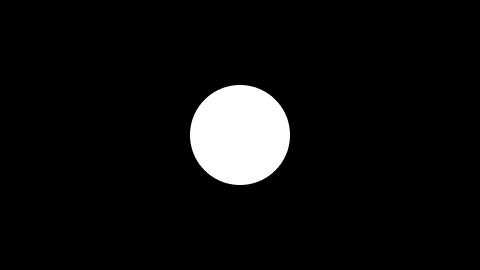
#> input picture masks/bass.png, 480 x 270 px, found by its file name
$ python dep_colour_mask.py
#> lines starting #> are read from the running program, lines starting #| are printed output that depends on the picture; after the words box and inside, x2 and y2 are one past the last pixel; in counts of white or black regions, pixels touching at a corner belong together
### deprecated/utils.py
from wave import open as open_wave

import numpy as np
import pyaudio


# [5 lines left out: function normalize, not called in this run]


class AudioStream:
    '''
    Context manager to handle the overhead for loading audio files.
    '''

    def __init__(self, filename):
        self.filename = filename
        self.audio_file = None
        self.py_audio = None
        self.stream = None

    def __enter__(self):
        self.audio_file = open_wave(self.filename, 'rb')
        self.py_audio = pyaudio.PyAudio()

        self.stream = self.py_audio.open(
            format=self.py_audio.get_format_from_width(self.audio_file.getsampwidth()),
            channels=self.audio_file.getnchannels(),
            rate=self.audio_file.getframerate(),
            output=True
        )

        return self.audio_file, self.stream

    def __exit__(self, exc_type, exc_value, exc_traceback):
        self.stream.close()
        self.py_audio.terminate()

### deprecated/dep_colour_mask.py
from utils import AudioStream, normalize
from math import ceil
from numpy import abs, frombuffer
from numpy.fft import fft as FFT
from os.path import isdir, join

import cv2
import numpy as np


class ColourMask:
    def __init__(self, no_bins, no_chunks, filename, masks_dir, outlines=False):
        self.no_bins = no_bins
        self.no_chunks = no_chunks
        self.filename = filename
        (
            self.bass_mask,
            self.bass_mask_gray,
            self.mid_mask,
            self.mid_mask_gray,
            self.umid_mask,
            self.umid_mask_gray,
            self.treb_mask,
            self.treb_mask_gray
        ) = self.get_masks(masks_dir)
        self.bass_shape = self.bass_mask_gray.shape

        self.disp_arr = self.get_display_arr()

        self.bass_inc = ceil(0.0125*no_bins)
        self.mid_inc = ceil(0.0095*no_bins)
        self.umid_inc = ceil(0.0875*no_bins)
        self.treb_inc = ceil(0.8*no_bins)

        # INDEXING
        # Bass
        self.random_b_idx = self.get_random_indices(self.bass_mask_gray, self.bass_inc)
        # Midrange
        self.random_m_idx = self.get_random_indices(self.mid_mask_gray, self.mid_inc)
        # Upper midrange
        self.random_um_idx = self.get_random_indices(self.umid_mask_gray, self.umid_inc)
        # Treble
        self.random_t_idx = self.get_random_indices(self.treb_mask_gray, self.treb_inc)

    def get_display_arr(self):
        if outlines:
            self.disp_arr = cv2.imread(join(masks_dir, 'outlines.png'), cv2.IMREAD_GRAYSCALE)
            return self.disp_arr.flatten()
        else:
            bass_size = self.bass_mask_gray.size
            return np.zeros(bass_size, dtype=np.float32)

    def get_masks(self, dir):
#> called with dir = './masks/colours'
        if not isdir(dir):
            raise FileNotFoundError(f'{dir} does not exist.')

        bass_mask = cv2.imread(join(dir, 'bass.png'))
#> bass_mask is the input picture: shape (270, 480, 3); min 0, max 255, mean 15.5
        bass_mask_gray = cv2.cvtColor(bass_mask, cv2.COLOR_BGR2GRAY)
        bass_mask_gray[bass_mask_gray != 0] = 1
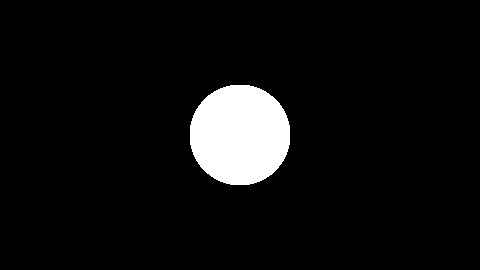
#> bass_mask_gray: shape (270, 480); values 0 (black) and 1 (white), 6.2% white; 1 white region, box (x1, y1, x2, y2) and area: (190, 85, 290, 185) 8004
        mid_mask = cv2.imread(join(dir, 'midrange.png'))
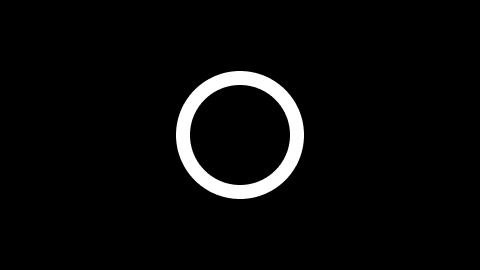
#> input picture masks/midrange.png, 480 x 270 px, found by its file name
#> mid_mask is the input picture: shape (270, 480, 3); min 0, max 255, mean 9.9
        mid_mask_gray = cv2.cvtColor(mid_mask, cv2.COLOR_BGR2GRAY)
        mid_mask_gray[mid_mask_gray != 0] = 1
#> mid_mask_gray: shape (270, 480); values 0 (black) and 1 (white), 4.1% white; 1 white region, box (x1, y1, x2, y2) and area: (176, 71, 304, 199) 5368
        umid_mask = cv2.imread(join(dir, 'upper midrange.png'))
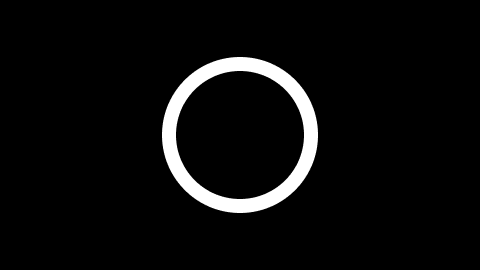
#> input picture masks/upper midrange.png, 480 x 270 px, found by its file name
#> umid_mask is the input picture: shape (270, 480, 3); min 0, max 255, mean 12.3
        umid_mask_gray = cv2.cvtColor(umid_mask, cv2.COLOR_BGR2GRAY)
        umid_mask_gray[umid_mask_gray != 0] = 1
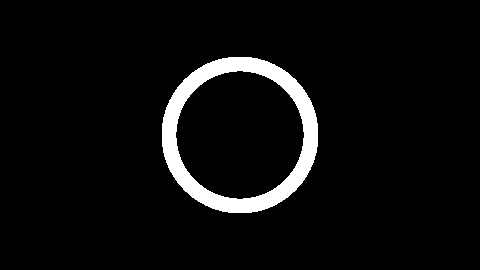
#> umid_mask_gray: shape (270, 480); values 0 (black) and 1 (white), 5.2% white; 1 white region, box (x1, y1, x2, y2) and area: (162, 57, 318, 213) 6680
        treb_mask = cv2.imread(join(dir, 'treble.png'))
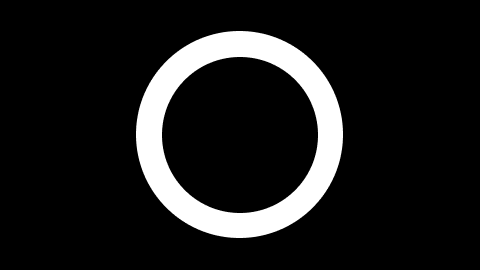
#> input picture masks/treble.png, 480 x 270 px, found by its file name
#> treb_mask is the input picture: shape (270, 480, 3); min 0, max 255, mean 28.6
        treb_mask_gray = cv2.cvtColor(treb_mask, cv2.COLOR_BGR2GRAY)
        treb_mask_gray[treb_mask_gray != 0] = 1
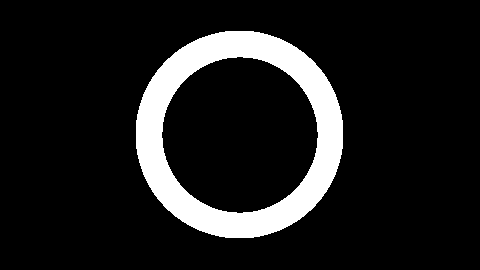
#> treb_mask_gray: shape (270, 480); values 0 (black) and 1 (white), 11.6% white; 1 white region, box (x1, y1, x2, y2) and area: (136, 31, 343, 238) 15097

        bass_shape = bass_mask.shape
#> bass_shape = (270, 480, 3)
        mid_shape = mid_mask.shape
#> mid_shape = (270, 480, 3)
        umid_shape = umid_mask.shape
#> umid_shape = (270, 480, 3)
        treb_shape = treb_mask.shape
#> treb_shape = (270, 480, 3)
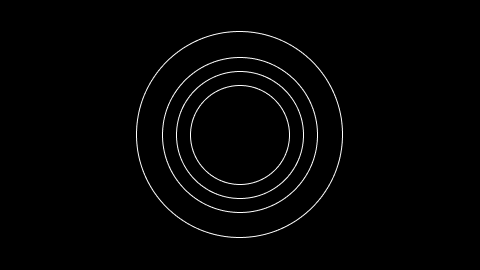
#> input picture masks/colours/outlines.png, 480 x 270 px, found by its file name
#> in get_display_arr, self.disp_arr is the input picture: shape (270, 480); min 0, max 255, mean 3.6

        if bass_shape != mid_shape and bass_shape != umid_shape and bass_shape != treb_shape:
            raise Exception('Mask shapes do not match!')

        return bass_mask, bass_mask_gray, mid_mask, mid_mask_gray, umid_mask, umid_mask_gray, treb_mask, treb_mask_gray

    def get_random_indices(self, mask, no_choices):
#> called with no_choices = 188
        flat_mask = mask.flatten()
        indices = np.where(flat_mask == 1)[0]
#> indices = 8004 values from 41030 to 88569
        choices = np.random.choice(indices, size=no_choices, replace=False)
#> choices = 188 values, max 88568 at index 149, min 41519 at index 87, mean 64305.4

        return choices

    def preprocess(self):
        pass

    def process(self):
        pass

    def postprocess(self):
        pass

    def execute(self):
        with AudioStream(self.filename) as (audio_file, stream):
            while len(data := audio_file.readframes(no_chunks)):
                stream.write(data) # Stream audio to speakers

                signal = frombuffer(data, dtype=np.int16)
                fft = abs(FFT(signal, n=no_bins))
                norm_fft = normalize(fft)

                interval_0 = self.bass_inc
                interval_1 = self.bass_inc+self.mid_inc
                interval_2 = self.bass_inc+self.mid_inc+self.umid_inc
                interval_3 = self.bass_inc+self.mid_inc+self.umid_inc+self.treb_inc

                bass = np.zeros(self.get_display_arr().size, dtype=np.float32)
                bass[self.random_b_idx] = norm_fft[:self.bass_inc]
                bass = np.reshape(bass, self.bass_mask_gray.shape).astype('uint8')
                bass_colour = cv2.bitwise_and(self.bass_mask, self.bass_mask, mask=bass)

                mid = np.zeros(self.get_display_arr().size, dtype=np.float32)
                mid[self.random_m_idx] = norm_fft[interval_0:interval_1]
                mid = np.reshape(mid, self.mid_mask_gray.shape).astype('uint8')
                mid_colour = cv2.bitwise_and(self.mid_mask, self.mid_mask, mask=mid)

                umid = np.zeros(self.get_display_arr().size, dtype=np.float32)
                umid[self.random_um_idx] = norm_fft[interval_1:interval_2]
                umid = np.reshape(umid, self.umid_mask_gray.shape).astype('uint8')
                umid_colour = cv2.bitwise_and(self.umid_mask, self.umid_mask, mask=umid)

                treb = np.zeros(self.get_display_arr().size, dtype=np.float32)
                treb[self.random_t_idx] = norm_fft[interval_2:interval_3]
                treb = np.reshape(treb, self.treb_mask_gray.shape).astype('uint8')
                treb_colour = cv2.bitwise_and(self.treb_mask, self.treb_mask, mask=treb)

                disp_arr = bass_colour + mid_colour + umid_colour + treb_colour

                disp_arr = cv2.resize(
                    disp_arr,
                    (1920, 1080),
                    interpolation=cv2.INTER_NEAREST
                )

                cv2.imshow('Colour mask 1', disp_arr.astype('uint8'))
                cv2.waitKey(1)


if __name__ == '__main__':
    no_bins = 15000
    no_chunks = 1024
    filename = join('music', 'Amon Amarth - Masters of War.wav')
    masks_dir = './masks/colours'
    outlines = 'outlines.png'

    gm = ColourMask(no_bins, no_chunks, filename, masks_dir)
#> in __init__, `self.random_b_idx = self.get_random_indices(self.bass_mask_gray, self...`: self.random_b_idx has the same summary as choices in get_random_indices
#> in __init__, `self.random_m_idx = self.get_random_indices(self.mid_mask_gray, self.m..`: self.random_m_idx = 143 values, max 94813 at index 7, min 35778 at index 46, mean 67556
#> in __init__, `self.random_um_idx = self.get_random_indices(self.umid_mask_gray, self..`: self.random_um_idx = 1313 values, max 102007 at index 1015, min 27593 at index 1199, mean 65279.5
#> in __init__, `self.random_t_idx = self.get_random_indices(self.treb_mask_gray, self...`: self.random_t_idx = 12000 values, max 114013 at index 5861, min 15106 at index 2461, mean 64250.4
    gm.execute()
#> (the run stopped early here; a loop or call above may not have finished)
